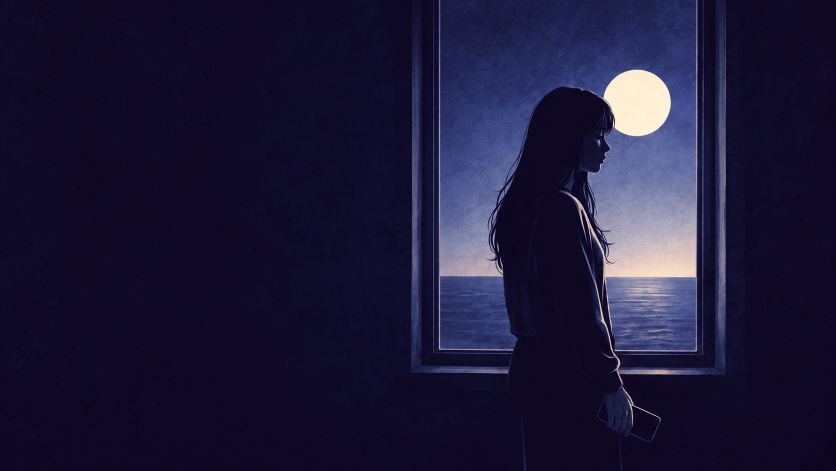
#> input picture _src/kv-wide-source.png, 1672 x 941 px (shown at 1/2 size)
$ python make_assets.py
#> lines starting #> are read from the running program, lines starting #| are printed output that depends on the picture
#!/usr/bin/env python3
"""Revive 랜딩 이미지 만들기 — 원본(옆 레포들)에서 assets/ 를 다시 뽑는다.

  python3 _src/make_assets.py

원본:
  키 비주얼(세로)  _src/kv-portrait-source.jpg — 앱 온보딩 그림에서 공중전화 부스·수화기·전화선을 걷어내고
                   창가에서 폰을 든 장면으로 바꾼 것(2026-09-06 광고 A컷, 전화선 배선이 어색하다는 지적으로)
  키 비주얼(가로)  _src/kv-wide-source.png — 위 세로 그림을 codex 이미지 편집으로 16:9 로 넓힌 것(2026-09-29)
  단계 그림        revive-promo/assets/revive-shot4*.png (내보내기·공유 시트)
                   revive-promo/screenshots/raw-<lang>/{import,chat}.png (앱 실화면, 언어별 촬영본)
  아이콘           ReviveAndroid/tools/store/play_icon_512.png

손으로 그린 그림은 없다(생성 이미지와 실화면만). 이 레포는 공개라 앱 소스는 절대 넣지 않는다 —
여기엔 결과 이미지만 들어간다.
"""
import os
from PIL import Image

HERE = os.path.dirname(os.path.abspath(__file__))
ROOT = os.path.dirname(HERE)
DEV = os.path.dirname(ROOT)
OUT = os.path.join(ROOT, "assets")
LANGS = ["en", "ko", "ja", "de", "fr", "es", "it", "pt"]


def src(*p):
    return os.path.join(DEV, *p)


def fit_w(im, w):
    return im if im.width <= w else im.resize((w, round(im.height * w / im.width)), Image.LANCZOS)


def webp(im, name, q=80):
    path = os.path.join(OUT, name)
    im.convert("RGB").save(path, "WEBP", quality=q, method=6)
    print("%-22s %4dx%-4d %6.1f KB" % (name, im.width, im.height, os.path.getsize(path) / 1024))


def crop45(im, top):
    """폭 그대로 4:5 로 자른다. top=True 면 위쪽, False 면 아래쪽."""
    h = round(im.width * 5 / 4)
    y = 0 if top else im.height - h
    return im.crop((0, y, im.width, y + h))


os.makedirs(OUT, exist_ok=True)

# ── 키 비주얼 ──
wide = Image.open(os.path.join(HERE, "kv-wide-source.png")).convert("RGB")
#> wide is the input picture: PIL image 1672x941 RGB; mean R, G, B 28.4, 24.9, 55.8
webp(wide, "kv-wide.webp", 82)
#| kv-wide.webp           1672x941    33.9 KB
webp(fit_w(wide, 960), "kv-wide-960.webp", 80)
#> in fit_w, `return im if im.width <= w else im.resize((w, round(im.height * w / im..`:
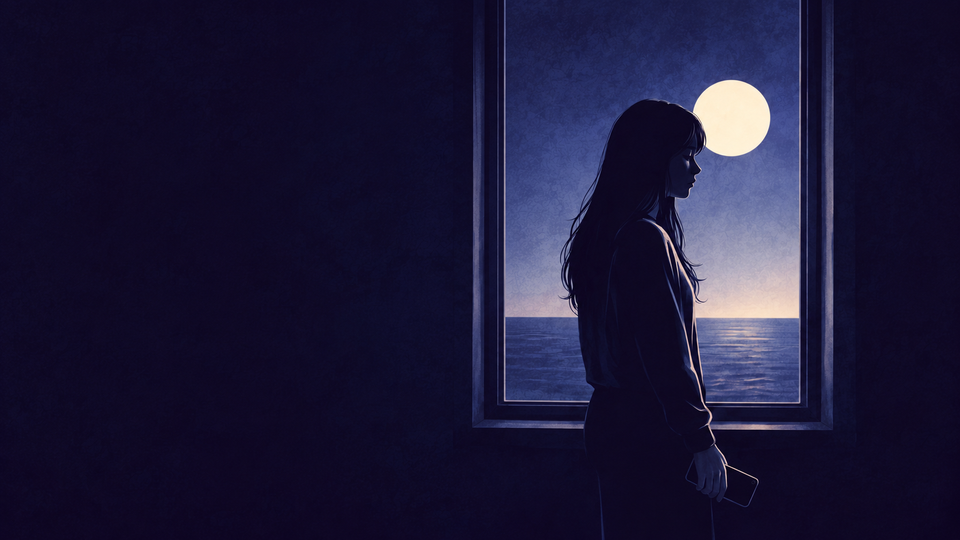
#> returned value: PIL image 960x540 RGB; mean R, G, B 28.4, 24.9, 55.8
#| kv-wide-960.webp        960x540    12.4 KB
portrait = Image.open(os.path.join(HERE, "kv-portrait-source.jpg")).convert("RGB")
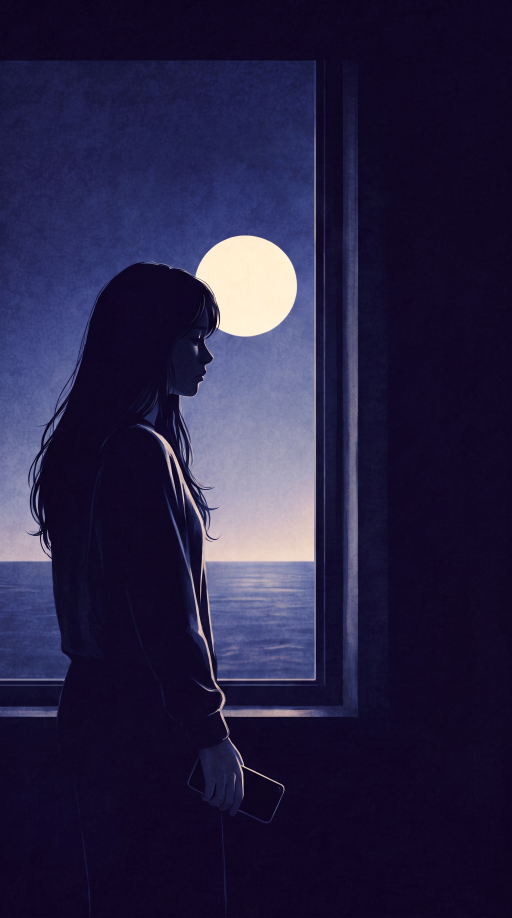
#> input picture _src/kv-portrait-source.jpg, 1536 x 2752 px (shown at 1/3 size)
#> portrait is the input picture: PIL image 1536x2752 RGB; mean R, G, B 39, 33.7, 66.8
webp(fit_w(portrait, 1024), "kv-portrait.webp", 82)
#| kv-portrait.webp       1024x1835   47.6 KB
webp(fit_w(portrait, 720), "kv-portrait-720.webp", 80)
#> call 3 of fit_w, with w = 720
#> in fit_w (call 3), `return im if im.width <= w else im.resize((w, round(im.height * w / im..`:
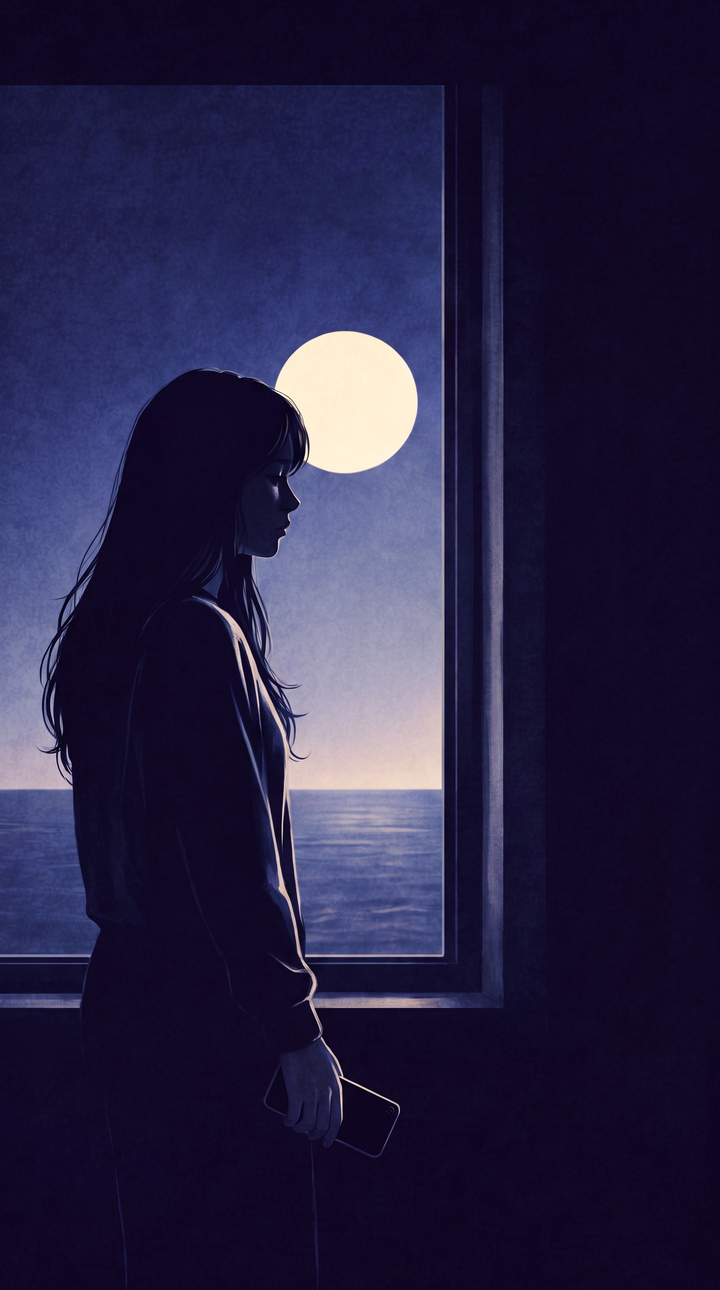
#> returned value: PIL image 720x1290 RGB; mean R, G, B 39, 33.7, 66.8
#| kv-portrait-720.webp    720x1290   24.4 KB

# OG 1200x630 — 가로 그림에서 인물과 달이 가운데 오게
W, H = 1200, 630
scale = H / wide.height * 1.08
#> scale = 0.723
big = wide.resize((round(wide.width * scale), round(wide.height * scale)), Image.LANCZOS)
cx = round(big.width * 0.66)
#> cx = 798
x0 = max(0, min(big.width - W, cx - W // 2))
#> x0 = 9
y0 = round((big.height - H) * 0.45)
#> y0 = 22
og = big.crop((x0, y0, x0 + W, y0 + H))
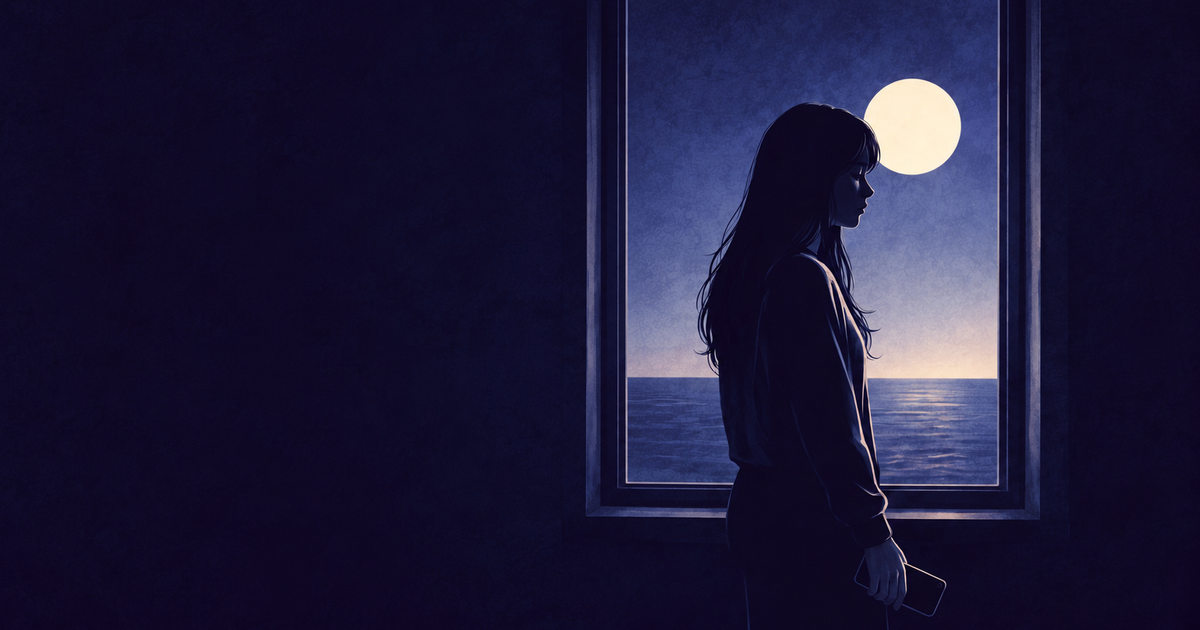
#> og: PIL image 1200x630 RGB; mean R, G, B 29.5, 26.1, 57.1
og.save(os.path.join(OUT, "og.jpg"), "JPEG", quality=86, optimize=True, progressive=True)
print("og.jpg", og.size)
#| og.jpg (1200, 630)

# ── 단계 그림 ──
#> (the run stopped early here; a loop or call above may not have finished)
